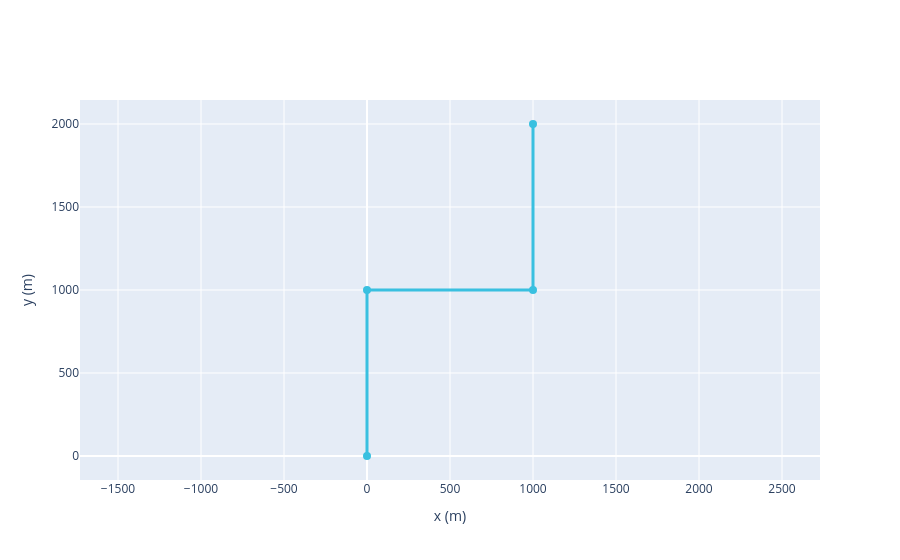

Write notebook code for a chart like this one.
### Markdown cell above
Visualizando a geometria:

### Code cell
caso_base.plotar_geometria();

### Figure 1 — Plotly figure (JSON) as saved in the notebook; plotly's stock layout.template omitted (floating-point values rounded to 4 significant figures)
{"data": [{"hoverinfo": "text", "hovertext": ["ID: 0<br>Rótulo: Poço<br>idCorte: 0<br>Acoplamento Térmico: N/A", "ID: 1<br>Rótulo: Flowline<br>idCorte: 1<br>Acoplamento Térmico: N/A", "ID: 2<br>Rótulo: Riser<br>idCorte: 1<br>Acoplamento Térmico: N/A"], "line": {"color": "#39C0E0", "width": 3}, "marker": {"color": "#39C0E0", "size": 8}, "mode": "lines+markers", "type": "scatter", "x": [0, 0, 1000, 1000], "y": [0, 1000, 1000, 2000]}], "layout": {"showlegend": false, "xaxis": {"scaleanchor": "y", "title": {"text": "x (m)"}}, "yaxis": {"scaleanchor": "x", "title": {"text": "y (m)"}}}}
